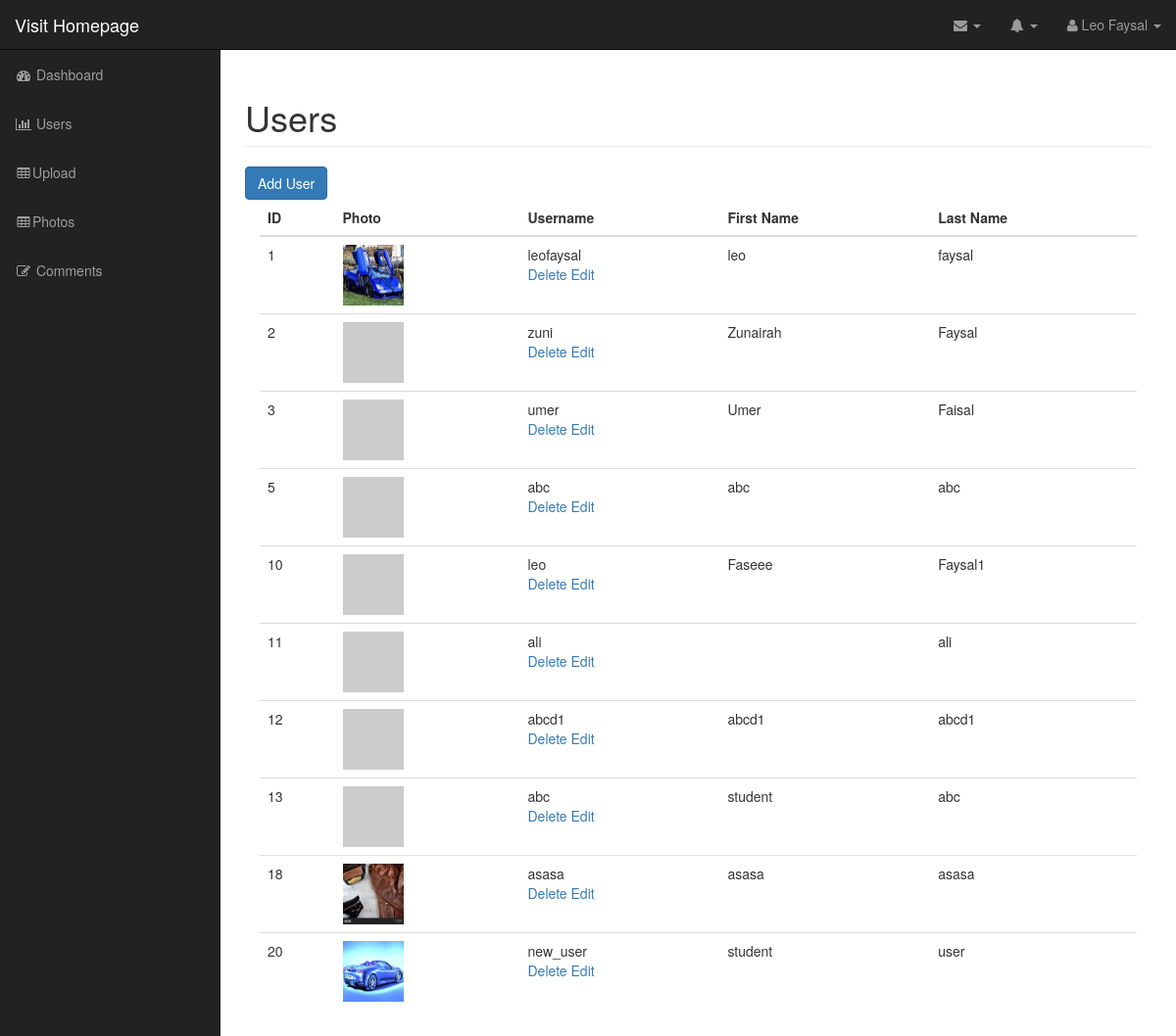
The page /admin/users.php (signed in) on the database its author committed.
### tables this page shows
CREATE TABLE `users` (
  `id` int(11) NOT NULL,
  `username` varchar(255) NOT NULL,
  `password` varchar(255) NOT NULL,
  `first_name` varchar(255) NOT NULL,
  `last_name` varchar(255) NOT NULL,
  `user_image` varchar(255) NOT NULL
);

### admin/includes/database.php (called while the page is built, shortened)
<?php
class Database {
 public $connection;
 public function open_db_connection(){
  $this->connection= new mysqli(DB_HOST,DB_USER,DB_PASS,DB_NAME);
 }
 public function query($sql){
   $result=$this->connection->query($sql);
   return $result;
 }
}
$database= new Database();
?>

### admin/includes/db_object.php (called while the page is built, shortened)
<?php
class Db_object {
  public static function find_all(){
    return  static::find_by_query("SELECT * FROM " . static::$db_table. "  ");
    }
  public static function find_by_query($sql){
    global $database;
    $result_set=$database->query($sql);
    $the_object_array=array();
    while ($row=mysqli_fetch_array($result_set)){
      $the_object_array[]= static::instantation($row);
    }
    return  $the_object_array;
  }
  public static function instantation($the_record){
    $the_object= new $calling_class ;
    foreach($the_record as $the_attribute=>$value){
      if($the_object->has_the_attribute($the_attribute)){
        $the_object->$the_attribute=$value;
      }
    }
    return $the_object;
  }
  private function has_the_attribute($the_attribute){
    $object_properties=get_object_vars($this);
    return array_key_exists($the_attribute,$object_properties);
  }
}
?>

### admin/includes/user.php (called while the page is built, shortened)
<?php
class User extends Db_object {
  public $user_image;
  public $upload_directory = "images";
  public $image_placeholder = "https://via.placeholder.com/200x200.png?text=image";
public function image_path_placeholder() {
  return empty($this->user_image) ? $this->image_placeholder : $this->upload_directory . DS . trim($this->user_image);
}
}
?>

### admin/users.php (the view, shortened to what this page needs)
<?php include("includes/header.php"); ?>
<?php
$users = User::find_all();
?>
        <nav class="navbar navbar-inverse navbar-fixed-top" role="navigation">
            <?php include("includes/top_nav.php") ?>
        <?php include("includes/side_nav.php")?>
        </nav>
        <div id="page-wrapper">
          <div class="container-fluid">
              <div class="row">
                  <div class="col-lg-12">
                      <h1 class="page-header">
                        Users
                      </h1>
                      <a href="add_user.php" class="btn btn-primary">Add User</a>
                      <div class="col-md-12">
                        <table class="table table-hover">
                          <thead>
                            <tr>
                                <th>ID</th>
                                <th>Photo</th>
                                <th> Username</th>
                                <th>First Name</th>
                                <th>Last Name</th>
                            </tr>
                          </thead>
                          <tbody>
                        <?php foreach($users as $user){ ?>
                            <tr>
                                <td><?php echo $user->id; ?></td>
                                <td><img class="admin-user-thumbnail user_image" src ="<?php echo $user->image_path_placeholder(); ?>" alt="" ></td>
                                <td><?php echo $user->username; ?>
                                  <div class="action_links">
                                    <a href="delete_user.php?id=<?php echo $user->id; ?>">Delete</a>
                                    <a href="edit_user.php?id=<?php echo $user->id; ?>">Edit</a>
                                  </div>
                                </td>
                                <td><?php echo $user->first_name; ?></td>
                                <td><?php echo $user->last_name; ?></td>
                            </tr>
                          <?php } ?>
                          </tbody>
                        </table>
                      </div>
                  </div>
              </div>
          </div>
        </div>
  <?php include("includes/footer.php"); ?>

### admin/includes/header.php (shortened to what this page needs)
<!DOCTYPE html>
<html lang="en">
<head>
    <link href="css/bootstrap.min.css" rel="stylesheet">
    <link href="css/sb-admin.css" rel="stylesheet">
    <link href="font-awesome/css/font-awesome.min.css" rel="stylesheet" type="text/css">
     <link href="https://cdn.jsdelivr.net/npm/summernote@0.8.18/dist/summernote.min.css" rel="stylesheet">
      <link href="css/styles.css" rel="stylesheet">
</head>
<body>
    <div id="wrapper">

### admin/includes/top_nav.php (shortened to what this page needs)
<div class="navbar-header">
    <a class="navbar-brand" href="../index.php">Visit Homepage</a>
</div>
<ul class="nav navbar-right top-nav">
    <li class="dropdown">
        <a href="#" class="dropdown-toggle" data-toggle="dropdown"><i class="fa fa-envelope"></i> <b class="caret"></b></a>
    </li>
    <li class="dropdown">
        <a href="#" class="dropdown-toggle" data-toggle="dropdown"><i class="fa fa-bell"></i> <b class="caret"></b></a>
    </li>
    <li class="dropdown">
        <a href="#" class="dropdown-toggle" data-toggle="dropdown"><i class="fa fa-user"></i> Leo Faysal <b class="caret"></b></a>
    </li>
</ul>

### admin/includes/side_nav.php
<div class="collapse navbar-collapse navbar-ex1-collapse">
    <ul class="nav navbar-nav side-nav">
        <li>
            <a href="index.php"><i class="fa fa-fw fa-dashboard"></i> Dashboard</a>
        </li>
        <li>
            <a href="users.php"><i class="fa fa-fw fa-bar-chart-o"></i> Users</a>
        </li>
        <li>
            <a href="upload.php"><i class="fa fa-fw fa-table"></i>Upload</a>
        </li>
        <li>
            <a href="photos.php"><i class="fa fa-fw fa-table"></i>Photos</a>
        </li>
        <li>
            <a href="comments.php"><i class="fa fa-fw fa-edit"></i> Comments</a>
        </li>
    </ul>
</div>

### admin/includes/footer.php (shortened to what this page needs)
  </div>
</body>
</html>

### admin/css/sb-admin.css (style rules this page uses)
body { margin-top: 100px; background-color: #222; }
@media (min-width:768px) { body { margin-top: 50px; } }
#wrapper { padding-left: 0; }
#page-wrapper { width: 100%; padding: 0; background-color: #fff; }
@media (min-width:768px) { #wrapper { padding-left: 225px; } }
@media (min-width:768px) { #page-wrapper { padding: 10px; } }
.top-nav { padding: 0 15px; }
.top-nav>li { display: inline-block; float: left; }
.top-nav>li>a { padding-top: 15px; padding-bottom: 15px; line-height: 20px; color: #999; }
@media (min-width:768px) { .side-nav { position: fixed; top: 51px; left: 225px; width: 225px; margin-left: -225px; border: none; border-radius: 0; overflow-y: auto; background-color: #222; } }
@media (min-width:768px) { .side-nav>li>a { width: 225px; } }

### admin/css/styles.css (style rules this page uses)
.user_image { width: 62px; height: 62px; }

### rows shown on the page
users: id "1", user_image (picture), username "leofaysal", first_name "leo", last_name "faysal"
users: id "2", username "zuni", first_name "Zunairah", last_name "Faysal"
users: id "3", username "umer", first_name "Umer", last_name "Faisal"
users: id "5", username "abc", first_name "abc", last_name "abc"
users: id "10", username "leo", first_name "Faseee", last_name "Faysal1"
users: id "11", username "ali", last_name "ali"
users: id "12", username "abcd1", first_name "abcd1", last_name "abcd1"
users: id "13", username "abc", first_name "student", last_name "abc"
users: id "18", shows a picture, username "asasa", first_name "asasa", last_name "asasa"
users: id "20", user_image (picture), username "new_user", first_name "student", last_name "user"
